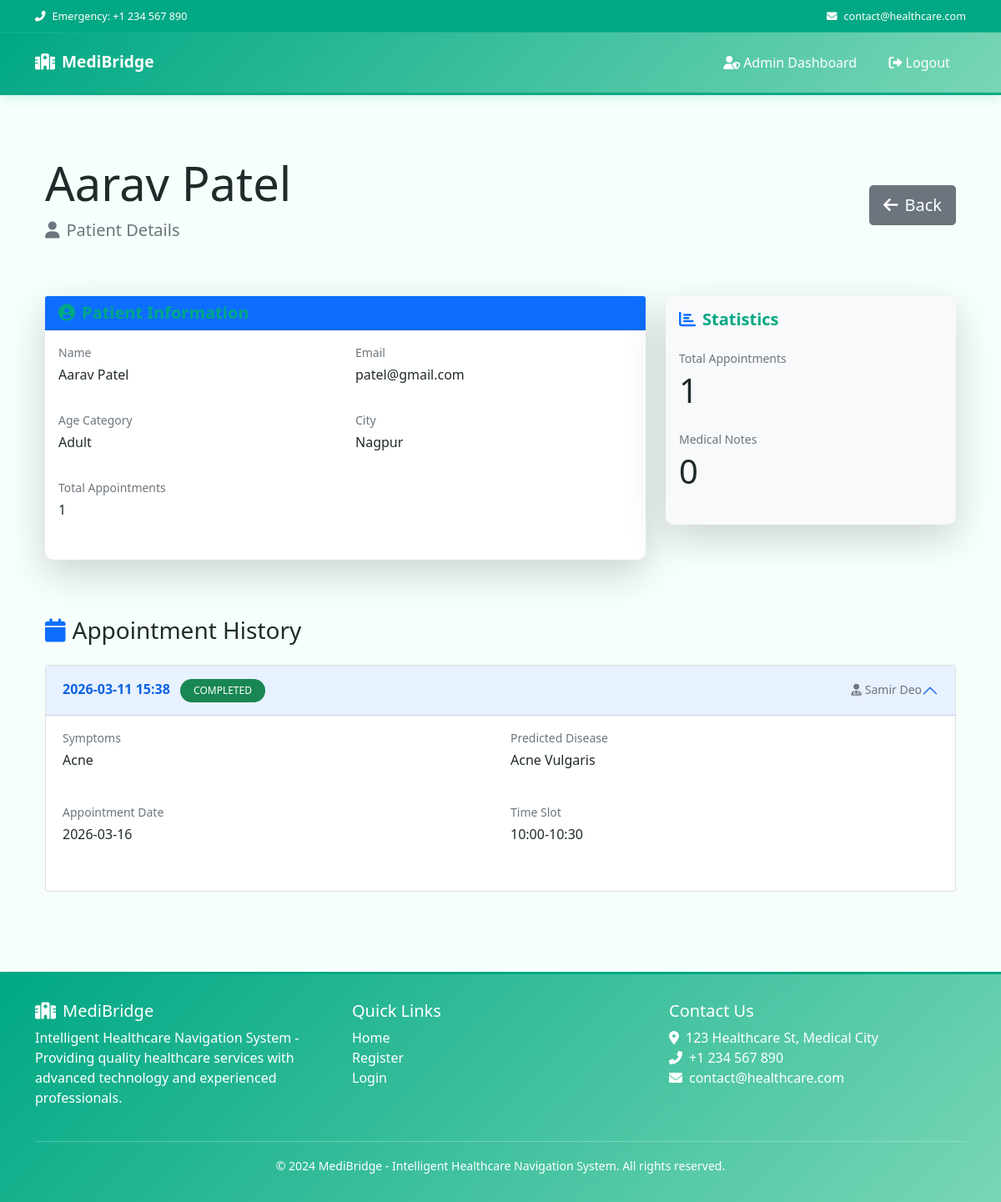
Page /admin/patient/1/details (signed in) on the committed database.
### app.py (models this page shows)
class User(UserMixin, db.Model):
    id = db.Column(db.Integer, primary_key=True)
    email = db.Column(db.String(120), unique=True, nullable=False)
    password_hash = db.Column(db.String(128))
    user_type = db.Column(db.String(20), nullable=False)  # 'patient', 'doctor', or 'admin'
    name = db.Column(db.String(100), nullable=False)
    is_admin = db.Column(db.Boolean, default=False)  # Flag for admin access

class Patient(db.Model):
    id = db.Column(db.Integer, primary_key=True)
    user_id = db.Column(db.Integer, db.ForeignKey('user.id'), nullable=False)
    age_category = db.Column(db.String(20), nullable=False, default='Adult')  # 'Child', 'Adult', 'Old Age'
    city = db.Column(db.String(100), nullable=False, default='Unknown')  # Patient's city
    appointments = db.relationship('Appointment', backref='patient', lazy=True)
    user = db.relationship('User', backref='patient_profile', lazy=True)

class Appointment(db.Model):
    id = db.Column(db.Integer, primary_key=True)
    patient_id = db.Column(db.Integer, db.ForeignKey('patient.id'), nullable=False)
    doctor_id = db.Column(db.Integer, db.ForeignKey('doctor.id'), nullable=False)
    symptoms = db.Column(db.Text, nullable=False)
    predicted_disease = db.Column(db.String(100), nullable=False)
    status = db.Column(db.String(20), default='pending')  # pending, accepted, completed
    date_created = db.Column(db.DateTime, server_default=db.func.now())
    appointment_date = db.Column(db.Date, nullable=True)  # The scheduled date for the appointment
    time_slot = db.Column(db.String(20), nullable=True)   # The time slot (e.g., "09:00-10:00")
    medical_notes = db.relationship('MedicalNote', backref='appointment', lazy=True, cascade="all, delete-orphan")

### app.py (the view)
@app.route('/admin/patient/<int:patient_id>/details')
@login_required
def admin_view_patient_details(patient_id):
    if not current_user.is_admin:
        flash('Access denied. Admin privileges required.')
        return redirect(url_for('home'))
    patient = Patient.query.get_or_404(patient_id)
    appointments = Appointment.query.filter_by(patient_id=patient_id).order_by(Appointment.date_created.desc()).all()
    all_notes = {}
    for appointment in appointments:
        notes = MedicalNote.query.filter_by(appointment_id=appointment.id).all()
        if notes:
            all_notes[appointment.id] = notes
    return render_template('admin_patient_details.html',
                          patient=patient,
                          appointments=appointments,
                          all_notes=all_notes)

### app.py (called while the page is built)
@login_manager.user_loader
def load_user(user_id):
    return User.query.get(int(user_id))

### templates/admin_patient_details.html (shortened to what this page needs)
{% extends "base.html" %}
{% block content %}
<div class="container py-5">
    <div class="row mb-5">
        <div class="col-12">
            <div class="d-flex align-items-center justify-content-between">
                <div>
                    <h1 class="display-4 mb-2">{{ patient.user.name }}</h1>
                    <p class="lead text-muted">
                        <i class="fas fa-user me-2"></i>Patient Details
                    </p>
                </div>
                <a href="{{ url_for('admin_view_doctors') }}" class="btn btn-secondary btn-lg">
                    <i class="fas fa-arrow-left me-2"></i>Back
                </a>
            </div>
        </div>
    </div>
    <div class="row mb-5">
        <div class="col-lg-8">
            <div class="card border-0 shadow-lg">
                <div class="card-header bg-primary text-white">
                    <h5 class="card-title mb-0">
                        <i class="fas fa-user-circle me-2"></i>Patient Information
                    </h5>
                </div>
                <div class="card-body">
                    <div class="row">
                        <div class="col-md-6 mb-3">
                            <p class="text-muted small mb-1">Name</p>
                            <p class="fw-semibold">{{ patient.user.name }}</p>
                        </div>
                        <div class="col-md-6 mb-3">
                            <p class="text-muted small mb-1">Email</p>
                            <p class="fw-semibold">{{ patient.user.email }}</p>
                        </div>
                        <div class="col-md-6 mb-3">
                            <p class="text-muted small mb-1">Age Category</p>
                            <p class="fw-semibold">{{ patient.age_category }}</p>
                        </div>
                        <div class="col-md-6 mb-3">
                            <p class="text-muted small mb-1">City</p>
                            <p class="fw-semibold">{{ patient.city }}</p>
                        </div>
                        <div class="col-md-6 mb-3">
                            <p class="text-muted small mb-1">Total Appointments</p>
                            <p class="fw-semibold">{{ appointments|length }}</p>
                        </div>
                    </div>
                </div>
            </div>
        </div>
        <div class="col-lg-4">
            <div class="card border-0 shadow-lg bg-light">
                <div class="card-body">
                    <h5 class="card-title mb-4">
                        <i class="fas fa-chart-bar me-2 text-primary"></i>Statistics
                    </h5>
                    <div class="mb-4">
                        <p class="text-muted small mb-1">Total Appointments</p>
                        <h3 class="display-6 mb-0">{{ appointments|length }}</h3>
                    </div>
                    <div class="mb-4">
                        <p class="text-muted small mb-1">Medical Notes</p>
                        <h3 class="display-6 mb-0">
                            {% set total_notes = all_notes.values()|map(attribute='__len__')|sum %}
                            {{ total_notes }}
                        </h3>
                    </div>
                </div>
            </div>
        </div>
    </div>
    <div class="row">
        <div class="col-12">
            <h2 class="h3 mb-4">
                <i class="fas fa-calendar me-2 text-primary"></i>Appointment History
            </h2>
            {% if appointments %}
            <div class="accordion" id="appointmentsAccordion">
                {% for appointment in appointments %}
                <div class="accordion-item">
                    <h2 class="accordion-header">
                        <button class="accordion-button {% if loop.first %}{% else %}collapsed{% endif %}" type="button"
                            data-bs-toggle="collapse" data-bs-target="#appointment{{ appointment.id }}"
                            aria-expanded="{% if loop.first %}true{% else %}false{% endif %}"
                            aria-controls="appointment{{ appointment.id }}">
                            <div class="w-100">
                                <div class="d-flex justify-content-between align-items-center">
                                    <div>
                                        <strong>{{ appointment.date_created.strftime('%Y-%m-%d %H:%M') }}</strong>
                                        <span
                                            class="badge {% if appointment.status == 'completed' %}bg-success{% elif appointment.status == 'accepted' %}bg-info{% else %}bg-warning{% endif %} ms-2">
                                            {{ appointment.status|upper }}
                                        </span>
                                    </div>
                                    <div class="text-end">
                                        <p class="mb-0 text-muted small">
                                            <i class="fas fa-user-md me-1"></i>{{ appointment.doctor.user.name }}
                                        </p>
                                    </div>
                                </div>
                            </div>
                        </button>
                    </h2>
                    <div id="appointment{{ appointment.id }}"
                        class="accordion-collapse collapse {% if loop.first %}show{% endif %}"
                        data-bs-parent="#appointmentsAccordion">
                        <div class="accordion-body">
                            <div class="row mb-4">
                                <div class="col-md-6">
                                    <p class="text-muted small mb-1">Symptoms</p>
                                    <p class="fw-semibold">{{ appointment.symptoms }}</p>
                                </div>
                                <div class="col-md-6">
                                    <p class="text-muted small mb-1">Predicted Disease</p>
                                    <p class="fw-semibold">{{ appointment.predicted_disease }}</p>
                                </div>
                            </div>
                            {% if appointment.appointment_date %}
                            <div class="row mb-4">
                                <div class="col-md-6">
                                    <p class="text-muted small mb-1">Appointment Date</p>
                                    <p class="fw-semibold">{{ appointment.appointment_date.strftime('%Y-%m-%d') }}</p>
                                </div>
                                <div class="col-md-6">
                                    <p class="text-muted small mb-1">Time Slot</p>
                                    <p class="fw-semibold">{{ appointment.time_slot }}</p>
                                </div>
                            </div>
                            {% endif %}
                        </div>
                    </div>
                </div>
                {% endfor %}
            </div>
            {% else %}
            <div class="alert alert-info text-center" role="alert">
                <i class="fas fa-info-circle me-2"></i>No appointments found for this patient.
            </div>
            {% endif %}
        </div>
    </div>
</div>
{% endblock %}

### templates/base.html (style rules this page uses)
:root { --primary-color: #00A884; --secondary-color: #78D6B6; --accent-color: #F6FFFB; --text-color: #1F2A2A; --success-color: #00A884; --warning-color: #e67e22; --danger-color: #c0392b; --light-bg: #F6FFFB; }
body { font-family: 'Segoe UI', Tahoma, Geneva, Verdana, sans-serif; background-color: #F6FFFB; overflow-x: hidden; color: #1F2A2A; }
.card { border: none; border-radius: 10px; box-shadow: 0 2px 8px rgba(0, 168, 132, 0.08); transition: all 0.3s ease; margin-bottom: 20px; border-left: 4px solid #78D6B6; background-color: #ffffff; }
.card-title { color: var(--primary-color); font-weight: 600; }
.badge { padding: 0.5rem 1rem; border-radius: 20px; font-weight: 500; }

### rows in the picture
User: user.name "Aarav Patel", user.email "patel@gmail.com"
Patient: age_category "Adult", city "Nagpur"
Appointment: date_created "2026-03-11 15:38", status "COMPLETED", doctor.user.name "Samir Deo", symptoms "Acne", predicted_disease "Acne Vulgaris", appointment_date "2026-03-16", time_slot "10:00-10:30"

### other values in the picture
{{ appointments|length }} "1"
{{ total_notes }} "0"
